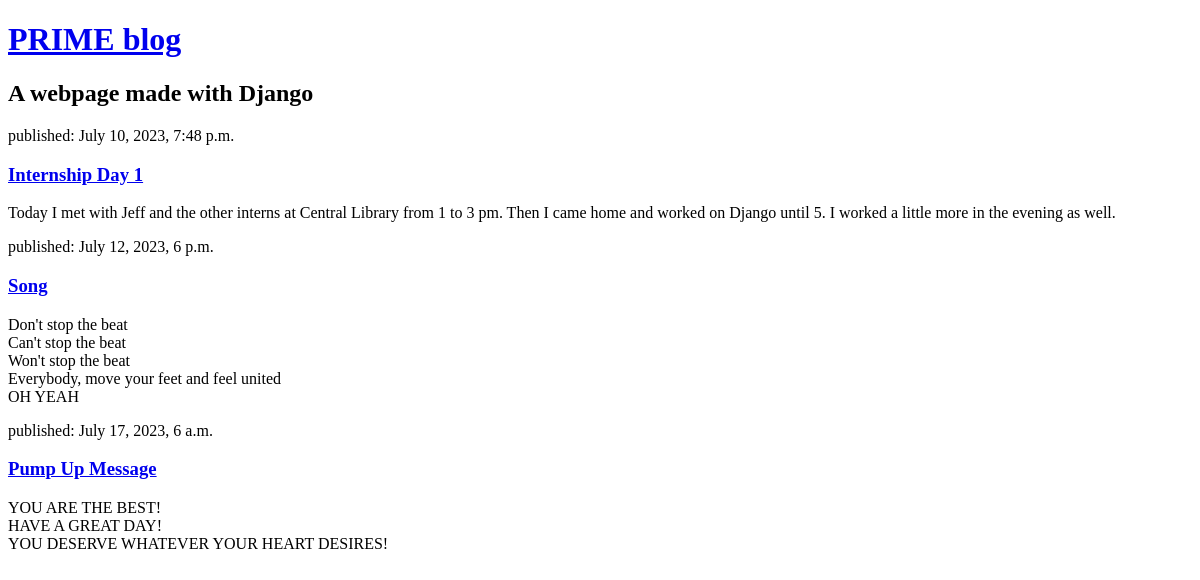
Before: / with the older database file.
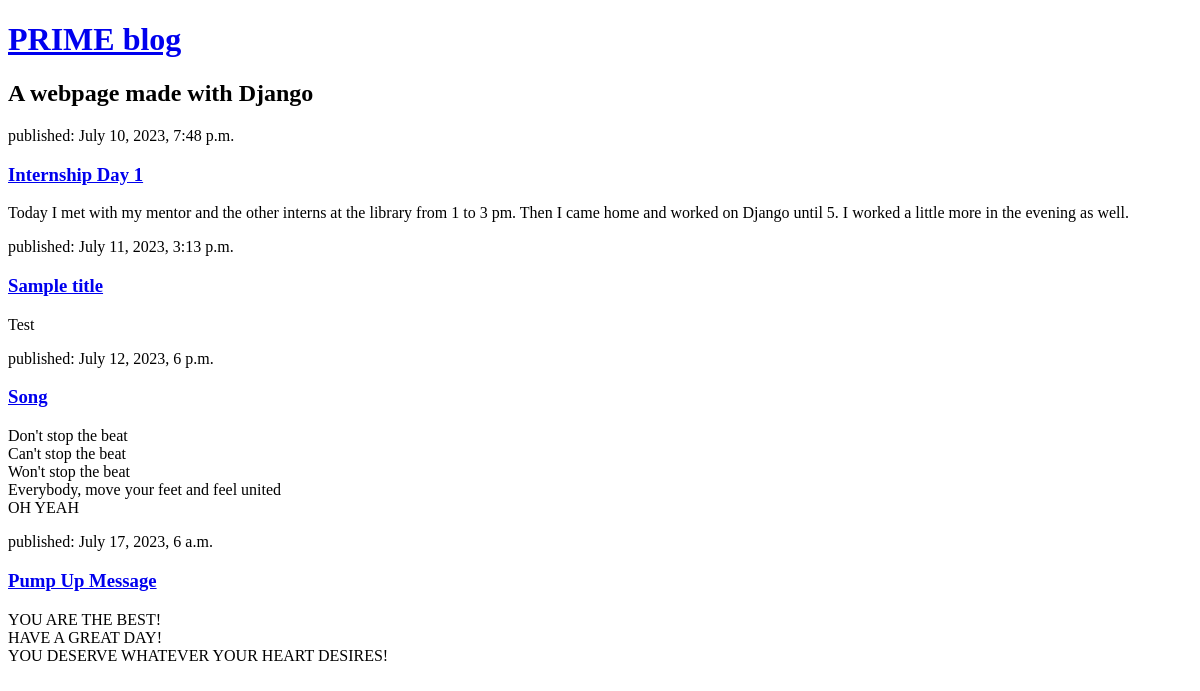
After: the same page with the newer database file.
### blog/models.py (models this page shows, shortened)
class Post(models.Model):
    author = models.ForeignKey(settings.AUTH_USER_MODEL, on_delete=models.CASCADE)
    title = models.CharField(max_length=200)
    text = models.TextField()
    created_date = models.DateTimeField(default=timezone.now)
    published_date = models.DateTimeField(blank=True, null=True)

### blog/views.py (the view)
# urls.py: path('', views.post_list, name='post_list')
def post_list(request):
    posts = Post.objects.filter(published_date__lte=timezone.now()).order_by('published_date')
    return render(request, 'blog/post_list.html', {'posts': posts})

### blog/templates/blog/post_list.html (shortened to what this page needs)
<!DOCTYPE html>
<html>
<head>
</head>
<body>
    <h1><a href="/">PRIME blog</a></h1>
    <h2>A webpage made with Django</h2>
    {% for post in posts %}
        <article>
            <time>published: {{ post.published_date }}</time>
            <h3><a href="/">{{ post.title }}</a></h3>
            <p>{{ post.text|linebreaksbr }}</p>
        </article>
    {% endfor %}
</body>
</html>

Changed rows visible on the page:
changed Post "Internship Day 1": text "Today I met with Jeff and the other interns at Central Library from 1 to 3…" → "Today I met with my mentor and the other interns at the library from 1 to 3…"
added Post: published_date "July 11, 2023, 3:13 p.m.", title "Sample title", text "Test"
